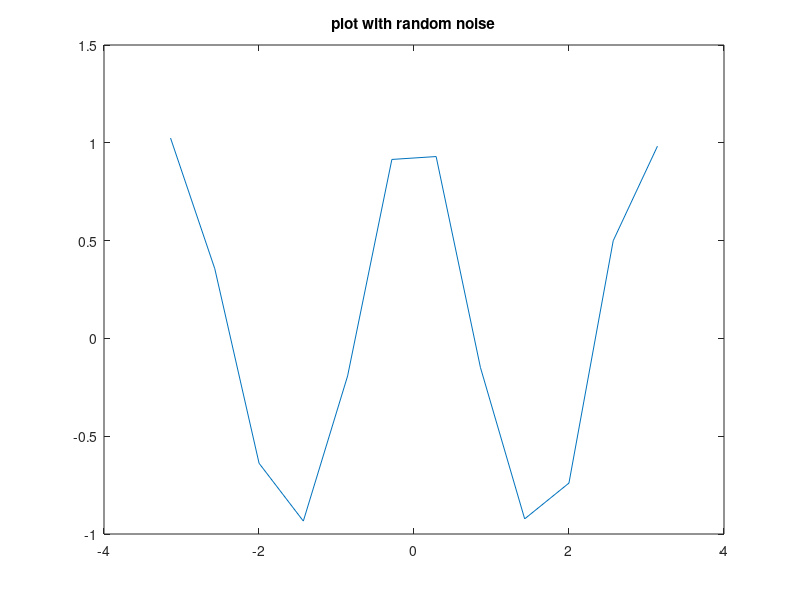

Write MATLAB code to recreate this figure.
x = linspace(-pi, pi, 12);
n = -0.1 + 0.2 * rand(1,12);
y = cos(2.*x) + n; 
fig = figure;
plot(x,y);
title('plot with random noise');
saveas(fig, "task7_hw1.png");